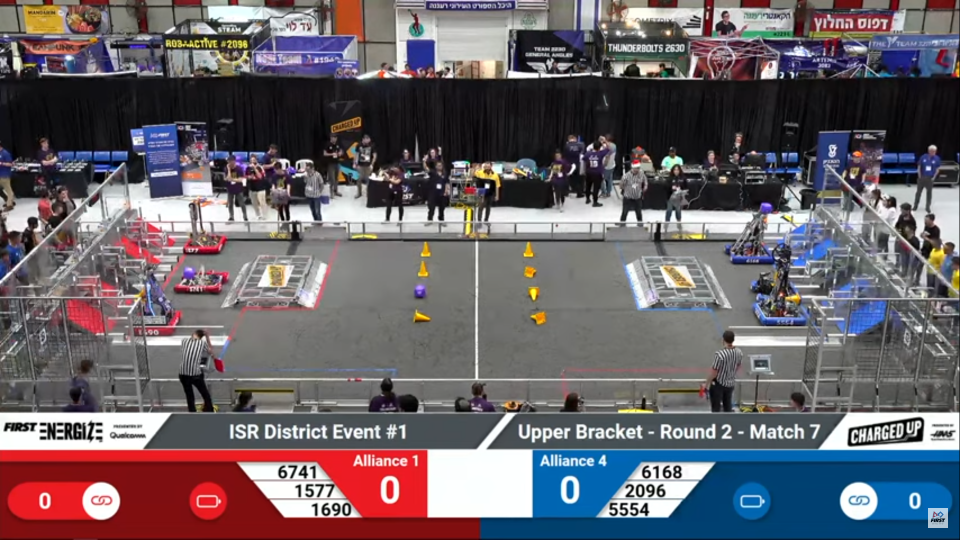
#> input picture filefortesting.PNG, 1920 x 1080 px, given in place of seret.mp4, which was not available (shown at 1/2 size)
$ python heyyyy.py
#> lines starting #> are read from the running program, lines starting #| are printed output that depends on the picture; after the words box and inside, x2 and y2 are one past the last pixel; in counts of white or black regions, pixels touching at a corner belong together; pictures that were not available may be replaced by others from this repository, and a replacement may not be noted
import cv2
import numpy as np
import time
# Open video capture
cap = cv2.VideoCapture('seret.mp4')
width, height = 640, 360
#                   left top    right top   left bottom  right bottom
pts1 = np.float32([[85, 130], [550, 130], [0, 251], [640, 251]])
pts2 = np.float32([[0, 0], [width, 0], [0, height], [width, height]])
matrix = cv2.getPerspectiveTransform(pts1, pts2)
green = (0, 255, 0)
min_size = 550


def empty(a):
    pass


lower_green = np.array([0, 60, 0])  # Dark green
upper_yellow = np.array([255, 255, 128])  # Light yellow

while True:
    # Read frame
    ret, frame = cap.read()
#> frame is the input picture: shape (1080, 1920, 3); mean B, G, R 103.8, 97.6, 105

    if not ret:
        break

    imgallmostold = cv2.warpPerspective(frame, matrix, (width, height))
    black = (0, 0, 0)
    cv2.rectangle(imgallmostold, (0, 0), (80, 360), black, -1)
    cv2.rectangle(imgallmostold, (560, 0), (640, 360), black, -1)
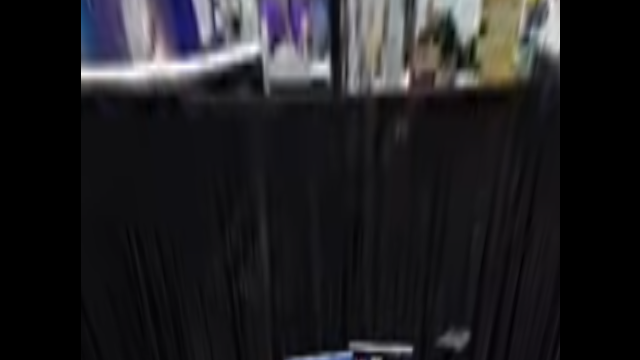
#> imgallmostold: shape (360, 640, 3); mean B, G, R 33.7, 30.8, 31.6
    cv2.rectangle(imgallmostold, (0, 0), (640, 100), black, -1)
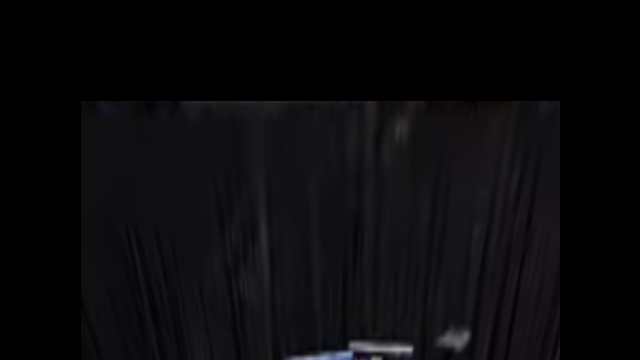
#> imgallmostold: shape (360, 640, 3); mean B, G, R 11.4, 9.8, 10.2
    cv2.rectangle(imgallmostold, (424, 150), (500, 260), black, -1)
#> imgallmostold: shape (360, 640, 3); 3.71% of pixels changed, all inside (x1, y1, x2, y2) = (424, 150, 501, 261)
    cv2.rectangle(imgallmostold, (140, 150), (215, 260), black, -1)
#> imgallmostold: shape (360, 640, 3); mean B, G, R 9.9, 8.5, 8.9

    frame432432 = cv2.cvtColor(imgallmostold, cv2.COLOR_BGR2RGB)
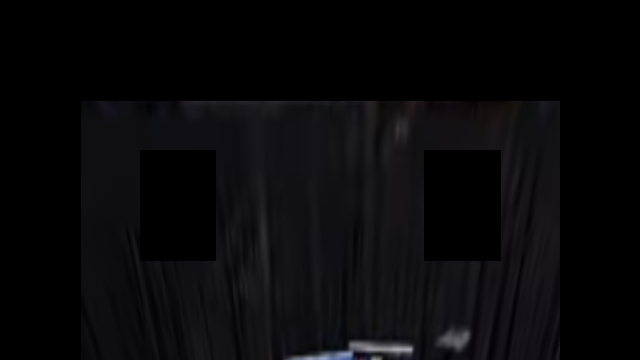
#> frame432432: shape (360, 640, 3); mean R, G, B 8.9, 8.5, 9.9

    mask = cv2.inRange(frame432432, lower_green, upper_yellow)
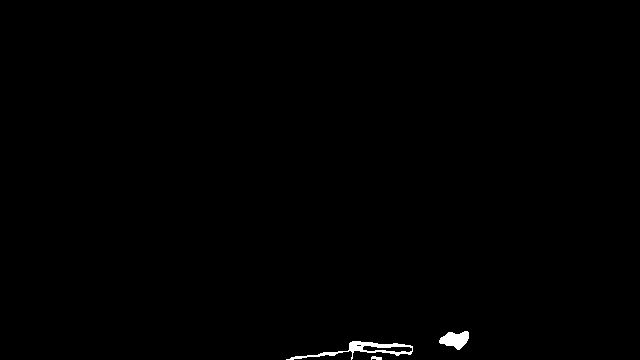
#> mask: shape (360, 640); 0.44% white; 3 white regions, box (x1, y1, x2, y2) and area: (286, 341, 413, 360) 610, (439, 331, 469, 350) 364, (371, 356, 382, 360) 33

    frame432432[mask != 0] = [0, 0, 0]
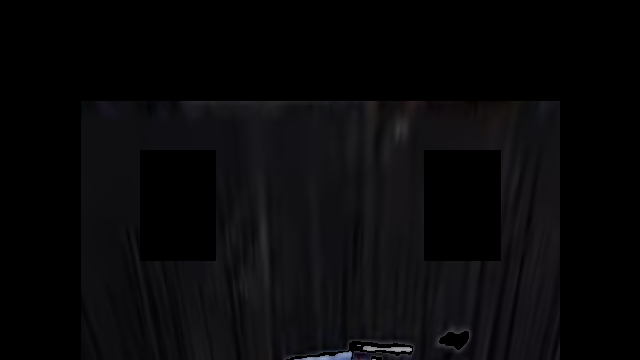
#> frame432432: shape (360, 640, 3); 0.44% of pixels changed, all inside (x1, y1, x2, y2) = (286, 331, 469, 360)
    frame432432 = cv2.cvtColor(frame432432, cv2.COLOR_RGB2BGR)

    imgHSV = cv2.cvtColor(frame432432, cv2.COLOR_BGR2HSV)
#> imgHSV: shape (360, 640, 3); mean H, S, V 57.1, 18.2, 9.6
    h_min = 41
    h_max = 179
    s_min = 17
    s_max = 255
    v_min = 0
    v_max = 255
    lower = np.array([h_min, s_min, v_min])
    upper = np.array([h_max, s_max, v_max])
    mask = cv2.inRange(imgHSV, lower, upper)
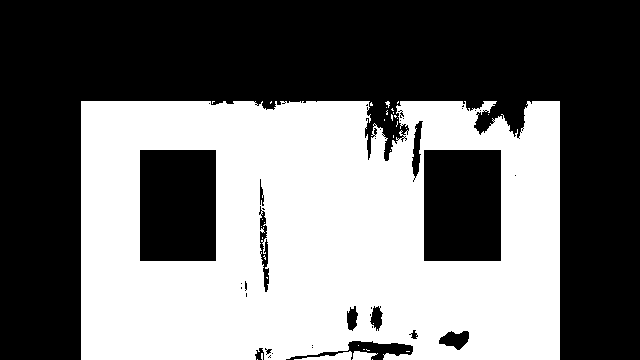
#> mask: shape (360, 640); 44.2% white; 35 white regions (32 under 20 px)
    imgResult = cv2.bitwise_and(frame432432, frame432432, mask=mask)
    object_detector = cv2.createBackgroundSubtractorMOG2(history=100, varThreshold=1)
    object_detector.apply(imgResult)
    counters, _ = cv2.findContours(mask, cv2.RETR_TREE, cv2.CHAIN_APPROX_SIMPLE)
#> counters = 111 contours, 95 with area under 20; largest, box (x1, y1, x2, y2) and area: (81, 101, 560, 360) 118907, (423, 149, 502, 262) 8734, (139, 149, 217, 262) 8622, (259, 210, 270, 293) 508, (438, 330, 470, 351) 405
    for cnt in counters:
        area = cv2.contourArea(cnt)
        if area > min_size:
            x, y, w, h = cv2.boundingRect(cnt)
            print(y)
            if (150-w < x < 500+w and 150-h < y < 260+h) or (140-w < x < 215+w and 150-h < y < 260+h):
                cv2.rectangle(imgResult, (x, y), (x + w, y + h), green, 3)
                print(x, y, w, h)
#> this loop made 111 passes
#> (area, x, y, w, h) on passes 28, 67, 68: (118907, 81, 101, 479, 259), (8734, 423, 149, 79, 113), (8622, 139, 149, 78, 113)
#> area on passes 5, 6, 35, 40, 41, 46: 133, 183, 25.5, 405, 52.5, 228
#| 101
#| 81 101 479 259
#| 149
#| 423 149 79 113
#| 149
#| 139 149 78 113
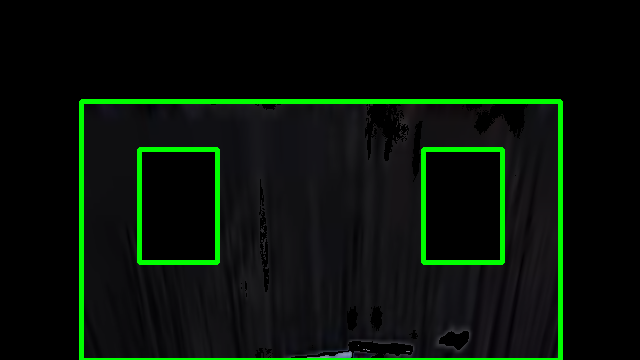
#> imgResult: shape (360, 640, 3); mean B, G, R 8.4, 17.9, 7.4

    cv2.imshow('Modified Frame', imgResult)
    cv2.imshow('Modified musk', mask)

    cv2.waitKey(2)
    time.sleep(0.0022)

cap.release()
cv2.destroyAllWindows()

$ run again, on lena.PNG
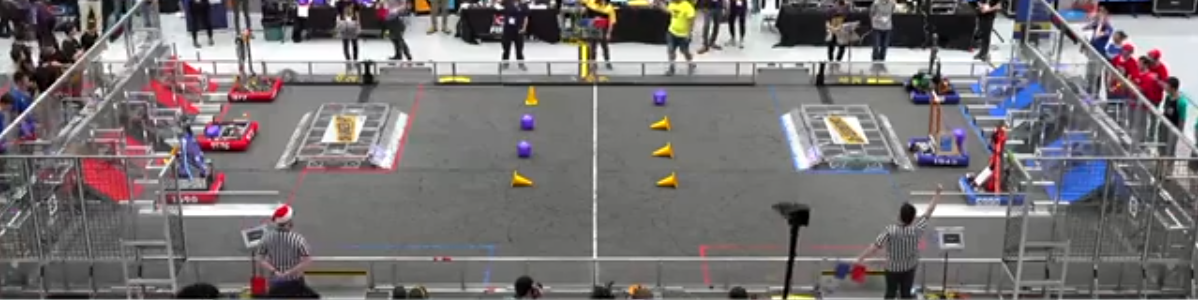
#> input picture lena.PNG, 1198 x 300 px, given in place of seret.mp4, which was not available
#> frame is the input picture: shape (300, 1198, 3); mean B, G, R 116.1, 114.6, 119.4
#> `mask = cv2.inRange(frame432432, lower_green, upper_yellow)`:
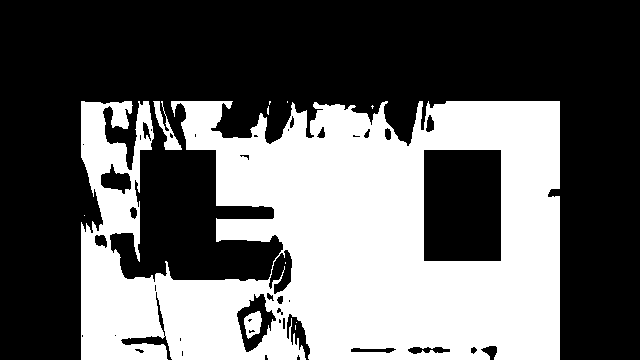
#> mask: shape (360, 640); 39.1% white; 11 white regions (8 under 20 px), largest, box (x1, y1, x2, y2) and area: (81, 101, 560, 360) 89362, (153, 101, 182, 150) 438, (244, 311, 262, 339) 335
#> imgHSV: shape (360, 640, 3); mean H, S, V 7.7, 2.3, 12.8
#> `imgResult = cv2.bitwise_and(frame432432, frame432432, mask=mask)`:
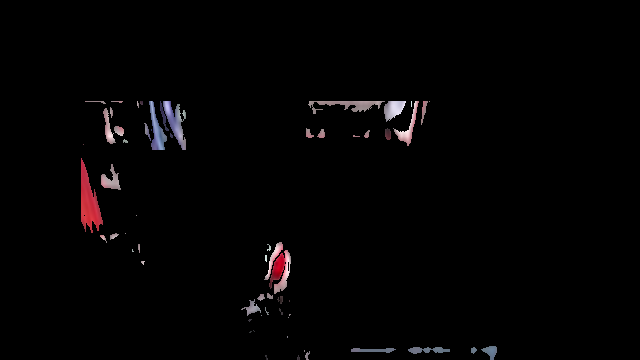
#> imgResult: shape (360, 640, 3); mean B, G, R 3.2, 2.8, 3.8
#> counters = 69 contours, 46 with area under 20; largest, box (x1, y1, x2, y2) and area: (81, 158, 103, 233) 756, (160, 101, 186, 150) 507, (269, 250, 291, 294) 476, (149, 101, 167, 150) 358, (308, 101, 385, 114) 324
#> the loop `for cnt in counters:` made 69 passes
#> (area, x, y, w, h) on pass 38: (755.5, 81, 158, 22, 75)
#> (printed output is left out)
